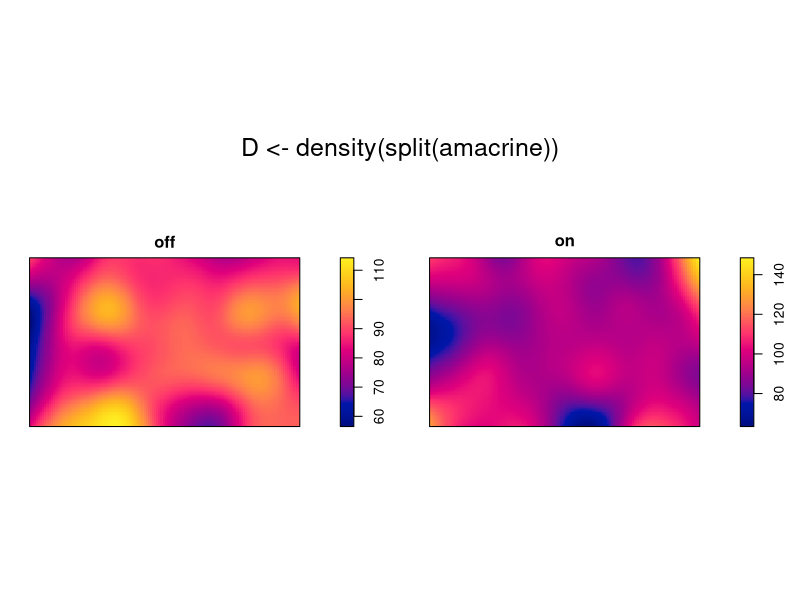
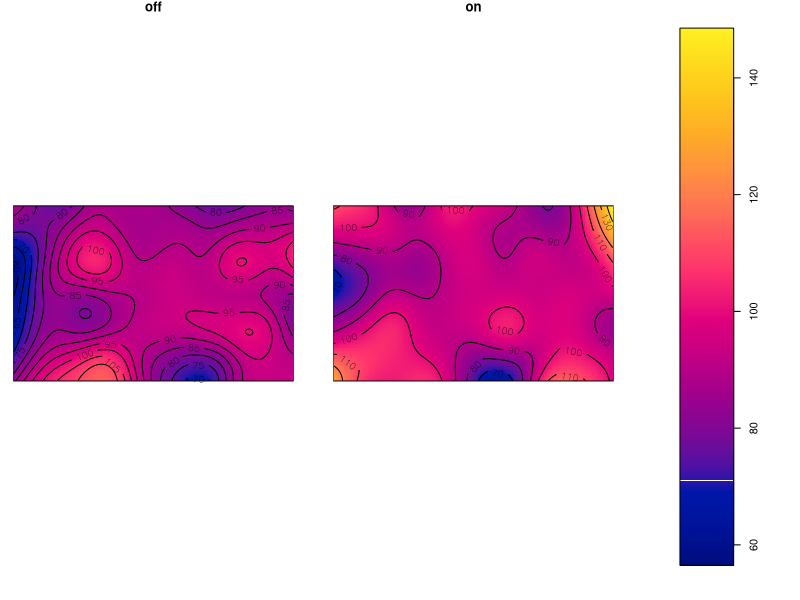

Recreate these plots in R, in order.
library(spatstat)


### Name: plot.solist
### Title: Plot a List of Spatial Objects
### Aliases: plot.solist
### Keywords: spatial hplot

### ** Examples

# Intensity estimate of multitype point pattern
 plot(D <- density(split(amacrine)))
 plot(D, main="", equal.ribbon=TRUE,
      panel.end=function(i,y,...){contour(y, ...)})
